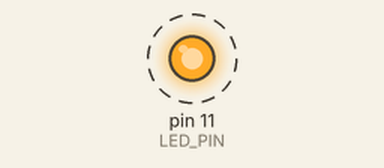
Bench run of a program on a simulated Raspberry Pi (header pin numbers). Parts: output pins drawn as LEDs (lit = HIGH). Dashed ring = blinking. What the program prints to the terminal is not drawn.

Above: at 0.05 s.
Timing chart, 0 to 3.0 s (numbered marks = the images above):
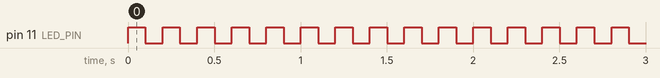

The program:

test.py
```python
import time
from switch import Led


light= Led()

switch = light.read_switch()

print('Switch: {0}'.format(switch))


print('Blinking LED (Ctrl-C to stop) ....')
while True:
  light.set_led(True)
  time.sleep(0.1)
  light.set_led(False)
  time.sleep(0.1)
```

switch.py
```python
import RPi.GPIO as GPIO

LED_PIN = 11
SWITCH_PIN = 24

class Led(object):
  def __init__(self):
    GPIO.setwarnings(False)
    GPIO.setmode(GPIO.BOARD)
    GPIO.setup(LED_PIN, GPIO.OUT)
    GPIO.setup(SWITCH_PIN, GPIO.IN)


  def read_switch(self):
    return GPIO.input(LED_PIN)

  def set_led(self, value):
    GPIO.output(LED_PIN, value)
```

Measured:
- by itself, pin 11 (LED_PIN): alternates HIGH for 0.10 s and LOW for 0.10 s
